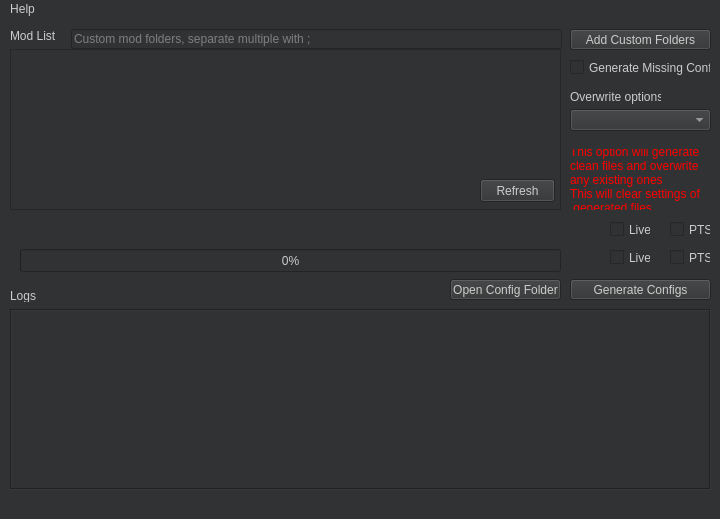
<?xml version="1.0" encoding="UTF-8"?>
<ui version="4.0">
 <class>MainWindow</class>
 <widget class="QMainWindow" name="MainWindow">
  <property name="enabled">
   <bool>true</bool>
  </property>
  <property name="geometry">
   <rect>
    <x>0</x>
    <y>0</y>
    <width>720</width>
    <height>519</height>
   </rect>
  </property>
  <property name="windowTitle">
   <string>MainWindow</string>
  </property>
  <property name="windowIcon">
   <iconset>
    <normaloff>images/AppLogo.png</normaloff>images/AppLogo.png</iconset>
  </property>
  <property name="styleSheet">
   <string notr="true">background:#313233;color:#ccc</string>
  </property>
  <property name="iconSize">
   <size>
    <width>24</width>
    <height>24</height>
   </size>
  </property>
  <widget class="QWidget" name="centralwidget">
   <widget class="QListView" name="listView">
    <property name="geometry">
     <rect>
      <x>10</x>
      <y>30</y>
      <width>551</width>
      <height>161</height>
     </rect>
    </property>
   </widget>
   <widget class="QPushButton" name="pushButton">
    <property name="geometry">
     <rect>
      <x>570</x>
      <y>260</y>
      <width>141</width>
      <height>21</height>
     </rect>
    </property>
    <property name="text">
     <string>Generate Configs</string>
    </property>
   </widget>
   <widget class="QCheckBox" name="checkBox">
    <property name="geometry">
     <rect>
      <x>570</x>
      <y>40</y>
      <width>141</width>
      <height>17</height>
     </rect>
    </property>
    <property name="text">
     <string>Generate Missing Config</string>
    </property>
   </widget>
   <widget class="QProgressBar" name="progressBar">
    <property name="geometry">
     <rect>
      <x>20</x>
      <y>230</y>
      <width>541</width>
      <height>23</height>
     </rect>
    </property>
    <property name="value">
     <number>0</number>
    </property>
    <property name="format">
     <string>%p%</string>
    </property>
   </widget>
   <widget class="QComboBox" name="comboBox">
    <property name="geometry">
     <rect>
      <x>570</x>
      <y>90</y>
      <width>141</width>
      <height>22</height>
     </rect>
    </property>
   </widget>
   <widget class="QLabel" name="label">
    <property name="geometry">
     <rect>
      <x>570</x>
      <y>70</y>
      <width>91</width>
      <height>16</height>
     </rect>
    </property>
    <property name="text">
     <string>Overwrite options</string>
    </property>
   </widget>
   <widget class="QLabel" name="label_2">
    <property name="geometry">
     <rect>
      <x>10</x>
      <y>270</y>
      <width>47</width>
      <height>13</height>
     </rect>
    </property>
    <property name="text">
     <string>Logs</string>
    </property>
   </widget>
   <widget class="QLabel" name="label_4">
    <property name="geometry">
     <rect>
      <x>10</x>
      <y>10</y>
      <width>47</width>
      <height>13</height>
     </rect>
    </property>
    <property name="text">
     <string>Mod List</string>
    </property>
   </widget>
   <widget class="QLabel" name="currentLabel">
    <property name="geometry">
     <rect>
      <x>20</x>
      <y>210</y>
      <width>541</width>
      <height>16</height>
     </rect>
    </property>
    <property name="text">
     <string/>
    </property>
   </widget>
   <widget class="QLabel" name="warningLabel">
    <property name="enabled">
     <bool>false</bool>
    </property>
    <property name="geometry">
     <rect>
      <x>570</x>
      <y>130</y>
      <width>131</width>
      <height>61</height>
     </rect>
    </property>
    <property name="sizePolicy">
     <sizepolicy hsizetype="Fixed" vsizetype="Fixed">
      <horstretch>0</horstretch>
      <verstretch>0</verstretch>
     </sizepolicy>
    </property>
    <property name="styleSheet">
     <string notr="true">color:rgba(255,0,0,1)</string>
    </property>
    <property name="text">
     <string>This option will generate
clean files and overwrite
any existing ones
This will clear settings of
 generated files</string>
    </property>
   </widget>
   <widget class="QCheckBox" name="checkBox_2">
    <property name="geometry">
     <rect>
      <x>610</x>
      <y>202</y>
      <width>41</width>
      <height>17</height>
     </rect>
    </property>
    <property name="text">
     <string>Live</string>
    </property>
   </widget>
   <widget class="QCheckBox" name="checkBox_3">
    <property name="enabled">
     <bool>true</bool>
    </property>
    <property name="geometry">
     <rect>
      <x>670</x>
      <y>202</y>
      <width>41</width>
      <height>17</height>
     </rect>
    </property>
    <property name="text">
     <string>PTS</string>
    </property>
   </widget>
   <widget class="QPushButton" name="refreshButton">
    <property name="geometry">
     <rect>
      <x>480</x>
      <y>160</y>
      <width>75</width>
      <height>23</height>
     </rect>
    </property>
    <property name="text">
     <string>Refresh</string>
    </property>
   </widget>
   <widget class="QCheckBox" name="checkBox_4">
    <property name="geometry">
     <rect>
      <x>610</x>
      <y>230</y>
      <width>41</width>
      <height>17</height>
     </rect>
    </property>
    <property name="text">
     <string>Live</string>
    </property>
   </widget>
   <widget class="QCheckBox" name="checkBox_5">
    <property name="enabled">
     <bool>true</bool>
    </property>
    <property name="geometry">
     <rect>
      <x>670</x>
      <y>230</y>
      <width>41</width>
      <height>17</height>
     </rect>
    </property>
    <property name="text">
     <string>PTS</string>
    </property>
   </widget>
   <widget class="QLabel" name="label_3">
    <property name="geometry">
     <rect>
      <x>580</x>
      <y>201</y>
      <width>16</width>
      <height>19</height>
     </rect>
    </property>
    <property name="text">
     <string/>
    </property>
    <property name="pixmap">
     <pixmap>GlyphLogo.png</pixmap>
    </property>
    <property name="scaledContents">
     <bool>true</bool>
    </property>
   </widget>
   <widget class="QLabel" name="label_5">
    <property name="geometry">
     <rect>
      <x>580</x>
      <y>230</y>
      <width>16</width>
      <height>16</height>
     </rect>
    </property>
    <property name="text">
     <string/>
    </property>
    <property name="pixmap">
     <pixmap>SteamLogo.png</pixmap>
    </property>
    <property name="scaledContents">
     <bool>true</bool>
    </property>
   </widget>
   <widget class="QLineEdit" name="lineEdit">
    <property name="geometry">
     <rect>
      <x>71</x>
      <y>10</y>
      <width>491</width>
      <height>20</height>
     </rect>
    </property>
    <property name="placeholderText">
     <string>Custom mod folders, separate multiple with ;</string>
    </property>
   </widget>
   <widget class="QPushButton" name="pushButton_2">
    <property name="geometry">
     <rect>
      <x>570</x>
      <y>10</y>
      <width>141</width>
      <height>21</height>
     </rect>
    </property>
    <property name="text">
     <string>Add Custom Folders</string>
    </property>
   </widget>
   <widget class="QPushButton" name="pushButton_3">
    <property name="geometry">
     <rect>
      <x>450</x>
      <y>260</y>
      <width>111</width>
      <height>21</height>
     </rect>
    </property>
    <property name="text">
     <string>Open Config Folder</string>
    </property>
   </widget>
   <widget class="QTextEdit" name="textEdit">
    <property name="geometry">
     <rect>
      <x>10</x>
      <y>290</y>
      <width>701</width>
      <height>181</height>
     </rect>
    </property>
    <property name="frameShape">
     <enum>QFrame::Box</enum>
    </property>
    <property name="readOnly">
     <bool>true</bool>
    </property>
   </widget>
  </widget>
  <widget class="QMenuBar" name="menubar">
   <property name="geometry">
    <rect>
     <x>0</x>
     <y>0</y>
     <width>720</width>
     <height>21</height>
    </rect>
   </property>
   <widget class="QMenu" name="menuHelp">
    <property name="title">
     <string>Help</string>
    </property>
    <addaction name="actionAbout_2"/>
   </widget>
   <addaction name="menuHelp"/>
  </widget>
  <widget class="QStatusBar" name="statusbar"/>
  <action name="actionAbout">
   <property name="text">
    <string>About</string>
   </property>
  </action>
  <action name="actionSave_hashfile">
   <property name="checkable">
    <bool>true</bool>
   </property>
   <property name="checked">
    <bool>true</bool>
   </property>
   <property name="text">
    <string>Save hashfile to appdata</string>
   </property>
  </action>
  <action name="actionAbout_2">
   <property name="text">
    <string>About</string>
   </property>
  </action>
 </widget>
 <resources/>
 <connections/>
</ui>
